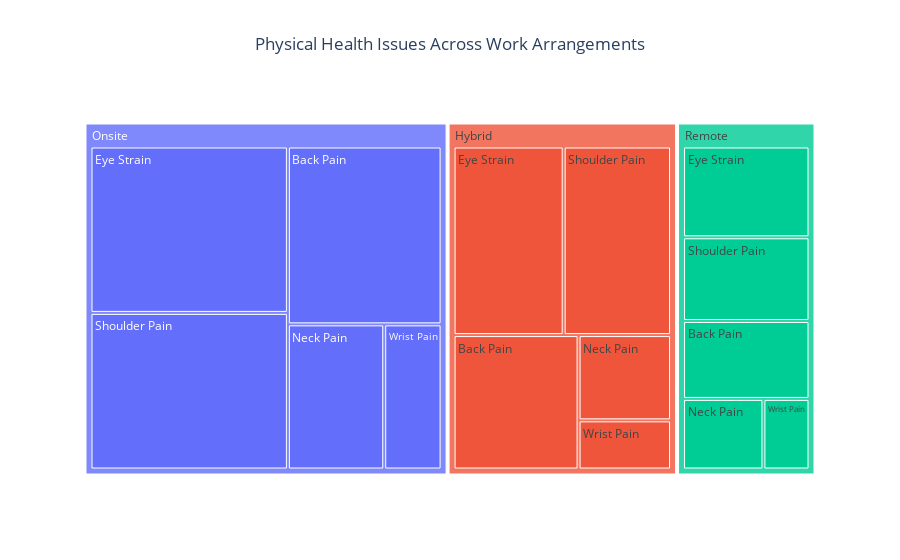

Notebook source saved alongside this figure:
### Code cell
fig = px.treemap(grouped,path=['Work_Arrangement','Physical_Issue_Split'],values='Count',
             title='Physical Health Issues Across Work Arrangements')

fig.update_layout(title_x=0.5)
fig.show()

### Figure 1 — Plotly figure (JSON) as saved in the notebook; plotly's stock layout.template omitted (floating-point values rounded to 4 significant figures)
{"data": [{"branchvalues": "total", "domain": {"x": [0, 1], "y": [0, 1]}, "hovertemplate": "labels=%{label}<br>Count=%{value}<br>parent=%{parent}<br>id=%{id}<extra></extra>", "ids": ["Hybrid/Back Pain", "Onsite/Back Pain", "Remote/Back Pain", "Hybrid/Eye Strain", "Onsite/Eye Strain", "Remote/Eye Strain", "Hybrid/Neck Pain", "Onsite/Neck Pain", "Remote/Neck Pain", "Hybrid/Shoulder Pain", "Onsite/Shoulder Pain", "Remote/Shoulder Pain", "Hybrid/Wrist Pain", "Onsite/Wrist Pain", "Remote/Wrist Pain", "Hybrid", "Onsite", "Remote"], "labels": ["Back Pain", "Back Pain", "Back Pain", "Eye Strain", "Eye Strain", "Eye Strain", "Neck Pain", "Neck Pain", "Neck Pain", "Shoulder Pain", "Shoulder Pain", "Shoulder Pain", "Wrist Pain", "Wrist Pain", "Wrist Pain", "Hybrid", "Onsite", "Remote"], "name": "", "parents": ["Hybrid", "Onsite", "Remote", "Hybrid", "Onsite", "Remote", "Hybrid", "Onsite", "Remote", "Hybrid", "Onsite", "Remote", "Hybrid", "Onsite", "Remote", "", "", ""], "type": "treemap", "values": [488.0, 778.0, 297.0, 603.0, 935.0, 346.0, 229.0, 398.0, 171.0, 588.0, 880.0, 319.0, 132.0, 237.0, 98.0, 2040.0, 3228.0, 1231.0]}], "layout": {"autosize": true, "legend": {"tracegroupgap": 0}, "title": {"text": "Physical Health Issues Across Work Arrangements", "x": 0.5}}}
